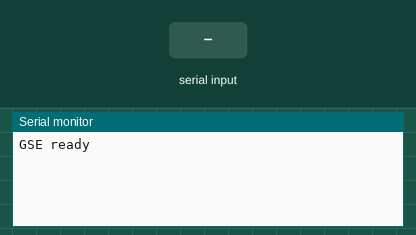
A program run on a simulated Teensy 4. On the bench: the last lines printed to the serial monitor. Inputs (shaded band) come from the test bench. No radio packets arrive unless stated.

Above: at 1.2 s.
1.3 s: "1\n" received over Serial
At 2.4 s:
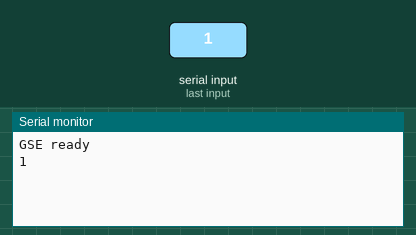
2.8 s: "0\n" received over Serial
At 3.7 s:
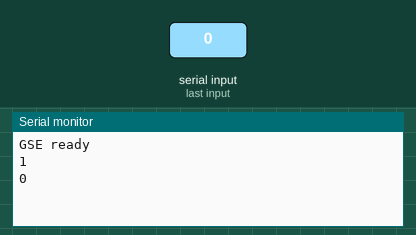

The program:

main.cpp
```cpp
#include <Arduino.h>
#include <RH_RF95.h>

// Radio configuration
#define RFM95_CS 10
#define RFM95_RST 22
#define RFM95_INT 1
#define RF95_FREQ 915.0

RH_RF95 rf95(RFM95_CS, RFM95_INT);

// Telemetry data structure with pyro continuity as floats
#pragma pack(push, 1)
struct TelemetryData {
  float roll;
  float pitch;
  float yaw;
  float altitude;
  float pitchServo;
  float yawServo;
  float pyro1Continuity;
  float pyro2Continuity;
  float dt;
  float state;
  float dump;
};
#pragma pack(pop)

void setup() {
  Serial.begin(9600);  // Match Processing baud rate

  // Initialize LoRa
  pinMode(RFM95_RST, OUTPUT);
  digitalWrite(RFM95_RST, HIGH);
  delay(10);
  digitalWrite(RFM95_RST, LOW);
  delay(10);
  digitalWrite(RFM95_RST, HIGH);
  delay(10);

  if (!rf95.init()) {
    Serial.println("LoRa init failed");
    while (1);
  }

  rf95.setFrequency(RF95_FREQ);
  rf95.setTxPower(23, false);
  rf95.setSpreadingFactor(9);
  rf95.setSignalBandwidth(500000);
  rf95.setCodingRate4(5);
  Serial.println("GSE ready");
}

void loop() {
  if (rf95.available()) {
    uint8_t buf[RH_RF95_MAX_MESSAGE_LEN];
    uint8_t len = sizeof(buf);

    if (rf95.recv(buf, &len) && len >= sizeof(TelemetryData)) {
      Serial.print("Received packet size (bytes): ");
      Serial.println(len);  // This prints the received message length

      TelemetryData data;
      memcpy(&data, buf, sizeof(TelemetryData));

      // Output in format expected by Processing:

      char output[128];
      sprintf(output, "%.2f,%.2f,%.2f,%.1f,%.2f,%.2f,%.0f,%.0f,%.4f,%.0f,%.0f",
              data.roll, data.pitch, data.yaw, data.altitude,
              data.yawServo, data.pitchServo,
              data.pyro1Continuity, data.pyro2Continuity,
              data.dt,
              data.state,
              data.dump);
      Serial.println(output);
    }
  }

  // Forward commands to rocket
  if (Serial.available()) {
    String command = Serial.readStringUntil('\n');
    command.trim();

    if (command.length() > 0) {
      Serial.println(command);
      rf95.send((uint8_t*)command.c_str(), command.length());
      rf95.waitPacketSent();
    }
  }

  delay(5);
}
```

Measured:
- after the input at 1.3 s, the serial monitor: prints a new line at once (image 1)
- after the input at 2.8 s, the serial monitor: prints a new line at once (image 2)
